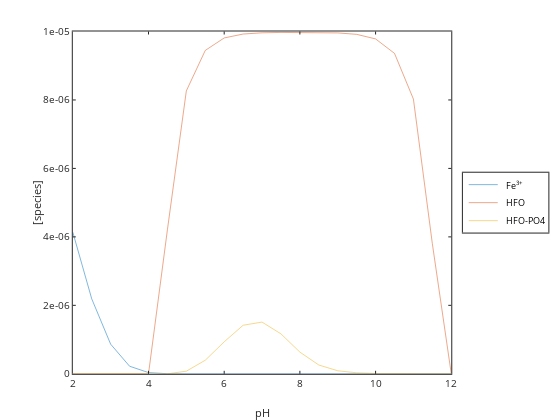

Notebook source saved alongside this figure:
### Code cell
plot(pH,Fep3,pH,HFO,pH,HfowHPO4m)
xlabel('pH'); ylabel('[species]'); legend('Fe^{3+}','HFO','HFO-PO4','location','eastoutside')

### Figure 1 — Plotly figure (JSON) as saved in the notebook; plotly's stock layout.template omitted (floating-point values rounded to 4 significant figures)
{"data": [{"line": {"color": "rgb(0,113,188)", "dash": "solid", "width": 0.5}, "marker": {"color": "rgb(0,113,188)", "line": {"color": "rgb(0,113,188)"}, "size": 6, "symbol": "none"}, "mode": "lines", "name": "Fe^{3+}", "showlegend": true, "type": "scatter", "visibility": true, "x": [2, 2.5, 3, 3.5, 4, 4.5, 5, 5.5, 6, 6.5, 7, 7.5, 8, 8.5, 9, 9.5, 10, 10.5, 11, 11.5, 12], "xaxis": "x", "y": [4.136e-06, 2.19e-06, 8.66e-07, 2.21e-07, 3.543e-08, 2.46e-09, 7.78e-11, 2.46e-12, 7.78e-14, 2.46e-15, 7.78e-17, 2.46e-18, 7.78e-20, 2.46e-21, 7.78e-23, 2.46e-24, 7.78e-26, 2.46e-27, 7.78e-29, 2.46e-30, 3.977e-32], "yaxis": "y"}, {"line": {"color": "rgb(216,82,24)", "dash": "solid", "width": 0.5}, "marker": {"color": "rgb(216,82,24)", "line": {"color": "rgb(216,82,24)"}, "size": 6, "symbol": "none"}, "mode": "lines", "name": "HFO", "showlegend": true, "type": "scatter", "visibility": true, "x": [2, 2.5, 3, 3.5, 4, 4.5, 5, 5.5, 6, 6.5, 7, 7.5, 8, 8.5, 9, 9.5, 10, 10.5, 11, 11.5, 12], "xaxis": "x", "y": [0, 0, 0, 0, 0, 4.208e-06, 8.265e-06, 9.448e-06, 9.812e-06, 9.926e-06, 9.962e-06, 9.973e-06, 9.975e-06, 9.972e-06, 9.959e-06, 9.917e-06, 9.783e-06, 9.361e-06, 8.024e-06, 3.798e-06, 0], "yaxis": "y"}, {"line": {"color": "rgb(236,176,31)", "dash": "solid", "width": 0.5}, "marker": {"color": "rgb(236,176,31)", "line": {"color": "rgb(236,176,31)"}, "size": 6, "symbol": "none"}, "mode": "lines", "name": "HFO-PO4", "showlegend": true, "type": "scatter", "visibility": true, "x": [2, 2.5, 3, 3.5, 4, 4.5, 5, 5.5, 6, 6.5, 7, 7.5, 8, 8.5, 9, 9.5, 10, 10.5, 11, 11.5, 12], "xaxis": "x", "y": [5.471e-23, 3.019e-22, 1.423e-21, 5.615e-21, 1.917e-20, 6.166e-20, 7.648e-08, 3.965e-07, 9.348e-07, 1.418e-06, 1.511e-06, 1.167e-06, 6.336e-07, 2.57e-07, 8.911e-08, 2.903e-08, 9.234e-09, 2.89e-09, 8.752e-10, 2.373e-10, 3.553e-11], "yaxis": "y"}, {"hoverinfo": "none", "line": {"color": "rgb(0,113,188)", "dash": "solid", "width": 0.5}, "marker": {"color": "rgb(0,113,188)", "line": {"color": "rgb(0,113,188)"}, "size": 6, "symbol": "none"}, "mode": "lines", "name": "", "showlegend": false, "type": "scatter", "visibility": true, "x": [3, 18], "xaxis": "x2", "y": [6.15, 6.15], "yaxis": "y2"}, {"hoverinfo": "none", "line": {"color": "rgb(216,82,24)", "dash": "solid", "width": 0.5}, "marker": {"color": "rgb(216,82,24)", "line": {"color": "rgb(216,82,24)"}, "size": 6, "symbol": "none"}, "mode": "lines", "name": "", "showlegend": false, "type": "scatter", "visibility": true, "x": [3, 18], "xaxis": "x2", "y": [15.45, 15.45], "yaxis": "y2"}, {"hoverinfo": "none", "line": {"color": "rgb(236,176,31)", "dash": "solid", "width": 0.5}, "marker": {"color": "rgb(236,176,31)", "line": {"color": "rgb(236,176,31)"}, "size": 6, "symbol": "none"}, "mode": "lines", "name": "", "showlegend": false, "type": "scatter", "visibility": true, "x": [3, 18], "xaxis": "x2", "y": [24.75, 24.75], "yaxis": "y2"}], "layout": {"annotations": [{"font": {"color": "rgb(0,0,0)", "size": 9}, "showarrow": false, "text": "Fe<sup>3+</sup>", "x": 21, "xanchor": "left", "xref": "x2", "y": 6.15, "yanchor": "middle", "yref": "y2"}, {"font": {"color": "rgb(0,0,0)", "size": 9}, "showarrow": false, "text": "HFO", "x": 21, "xanchor": "left", "xref": "x2", "y": 15.45, "yanchor": "middle", "yref": "y2"}, {"font": {"color": "rgb(0,0,0)", "size": 9}, "showarrow": false, "text": "HFO-PO4", "x": 21, "xanchor": "left", "xref": "x2", "y": 24.75, "yanchor": "middle", "yref": "y2"}], "height": 420, "hovermode": "closest", "margin": {"b": 0, "l": 0, "r": 0, "t": 0}, "plot_bgcolor": "rgba(0,0,0,0)", "showlegend": false, "width": 560, "xaxis": {"anchor": "y", "autorange": false, "domain": [0.13, 0.8058], "exponentformat": "none", "gridcolor": "rgba(38,38,38,0.15)", "gridwidth": 1, "linecolor": "rgb(38,38,38)", "linewidth": 1, "mirror": "ticks", "range": [2, 12], "showgrid": false, "showline": true, "side": "bottom", "spikedash": "solid", "spikemode": "across", "spikesides": false, "spikethickness": 1, "tickangle": 0, "tickcolor": "rgb(38,38,38)", "tickfont": {"color": "rgb(38,38,38)", "size": 10}, "ticklen": 3, "ticks": "inside", "ticktext": ["2", "4", "6", "8", "10", "12"], "tickvals": [2, 4, 6, 8, 10, 12], "title": {"font": {"color": "rgb(38,38,38)", "size": 11}, "text": "pH"}, "type": "linear", "visible": true, "zeroline": false}, "xaxis2": {"anchor": "y2", "autorange": false, "domain": [0.8266, 0.9792], "exponentformat": "none", "fixedrange": true, "gridcolor": "rgba(38,38,38,0.15)", "gridwidth": 1, "linecolor": "rgb(38,38,38)", "linewidth": 1, "mirror": true, "range": [0, 44.14], "showgrid": false, "showline": true, "showspikes": false, "side": "bottom", "spikedash": "solid", "spikemode": "across", "spikesides": false, "spikethickness": 1, "tickangle": 0, "tickcolor": "rgb(38,38,38)", "tickfont": {"color": "rgb(38,38,38)", "size": 9}, "ticklen": 3, "ticks": "", "ticktext": [], "tickvals": [], "title": {"font": {"color": "rgb(0,0,0)", "size": 9.9}, "text": ""}, "type": "linear", "visible": true, "zeroline": false}, "yaxis": {"anchor": "x", "autorange": false, "domain": [0.11, 0.925], "exponentformat": "none", "gridcolor": "rgba(38,38,38,0.15)", "gridwidth": 1, "linecolor": "rgb(38,38,38)", "linewidth": 1, "mirror": "ticks", "range": [0, 1e-05], "showgrid": false, "showline": true, "side": "left", "spikedash": "solid", "spikemode": "across", "spikesides": false, "spikethickness": 1, "tickangle": 0, "tickcolor": "rgb(38,38,38)", "tickfont": {"color": "rgb(38,38,38)", "size": 10}, "ticklen": 3, "ticks": "inside", "ticktext": ["0", "2e-06", "4e-06", "6e-06", "8e-06", "1e-05"], "tickvals": [0, 2e-06, 4e-06, 6e-06, 8e-06, 1e-05], "title": {"font": {"color": "rgb(38,38,38)", "size": 11}, "text": "[species]"}, "type": "linear", "visible": true, "zeroline": false}, "yaxis2": {"anchor": "x2", "autorange": false, "domain": [0.4463, 0.5887], "exponentformat": "none", "fixedrange": true, "gridcolor": "rgba(38,38,38,0.15)", "gridwidth": 1, "linecolor": "rgb(38,38,38)", "linewidth": 1, "mirror": true, "range": [30.9, 0], "showgrid": false, "showline": true, "showspikes": false, "side": "left", "spikedash": "solid", "spikemode": "across", "spikesides": false, "spikethickness": 1, "tickangle": 0, "tickcolor": "rgb(38,38,38)", "tickfont": {"color": "rgb(38,38,38)", "size": 9}, "ticklen": 3, "ticks": "", "ticktext": [], "tickvals": [], "title": {"font": {"color": "rgb(0,0,0)", "size": 9.9}, "text": ""}, "type": "linear", "visible": true, "zeroline": false}}}
